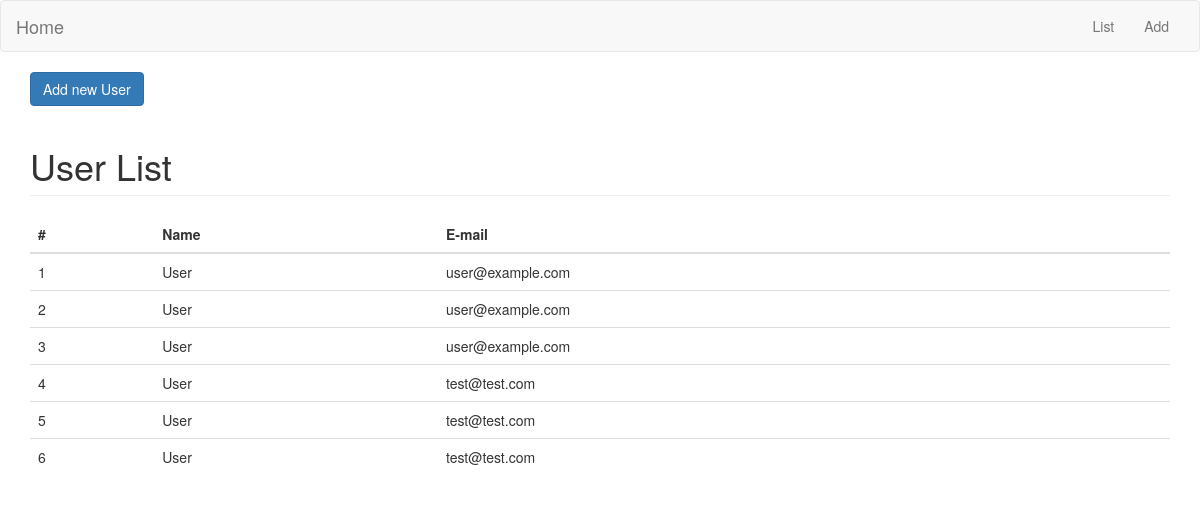
Page /list/ on the committed database.
### lists/models.py (models this page shows)
class User(models.Model):
    name = models.CharField(max_length=50)
    email = models.CharField(max_length=100)

### lists/views.py (the view)
# urls.py: url(r'^list/$', views.user_list, name='user_list'),
def user_list(request):
    users = User.objects.all()
    return render(request, 'list.html', {'users': users})

### lists/templates/list.html (shortened to what this page needs)
{% extends "base.html" %}
{% block content %}
    <p>
        <a class="btn btn-primary js-add-user" role="button" href="/add">Add new User</a>
    </p>
    <h1 class="page-header">User List</h1>
    <table class="table" id="user-table">
        <thead>
            <tr>
                <th>#</th>
                <th>Name</th>
                <th>E-mail</th>
            </tr>
        </thead>
        <tbody>
            {% for user in users %}
                <tr>
                    <td>{{ user.id }}</td>
                    <td>{{ user.name }}</td>
                    <td>{{ user.email }}</td>
                </tr>
            {% empty %}
                <tr>
                    <td class="text-center bg-warning">No User</td>
                </tr>
            {% endfor %}
        </tbody>
    </table>
{% endblock  %}

### lists/templates/base.html (shortened to what this page needs)
<!DOCTYPE html>
<html lang="en">
<head>
    <link rel="stylesheet" href="https://maxcdn.bootstrapcdn.com/bootstrap/3.3.7/css/bootstrap.min.css">
</head>
<body>
    <nav class="navbar navbar-default">
        <div class="container-fluid">
          <div class="navbar-header">
            <a class="navbar-brand" href="/">Home</a>
          </div>
          <div class="collapse navbar-collapse" id="bs-example-navbar-collapse-1">
            <ul class="nav navbar-nav navbar-right">
              <li><a class="js-add-user" href="{% url 'user_list' %}">List</a></li>
              <li><a href="{% url 'add_user' %}">Add</a></li>
            </ul>
          </div>
        </div>
      </nav>
      <div class="container">
        {% block content %}{% endblock %}
      </div>
</body>
</html>

### rows in the picture
User: id "1", name "User", email "user@example.com"
User: id "2", name "User", email "user@example.com"
User: id "3", name "User", email "user@example.com"
User: id "4", name "User", email "test@test.com"
User: id "5", name "User", email "test@test.com"
User: id "6", name "User", email "test@test.com"
